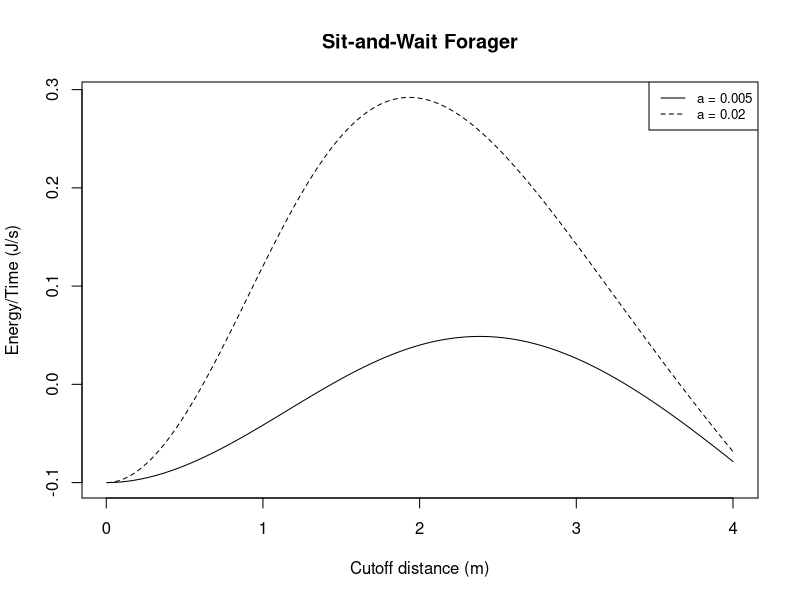
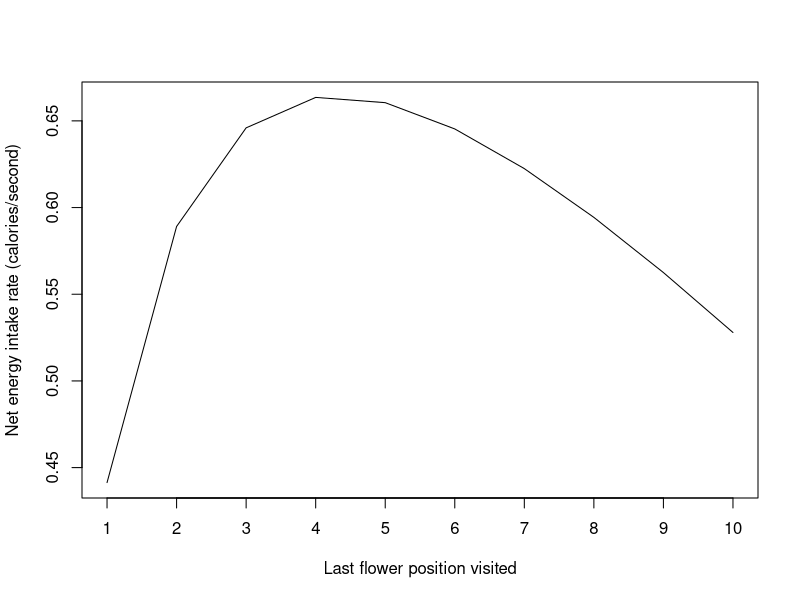
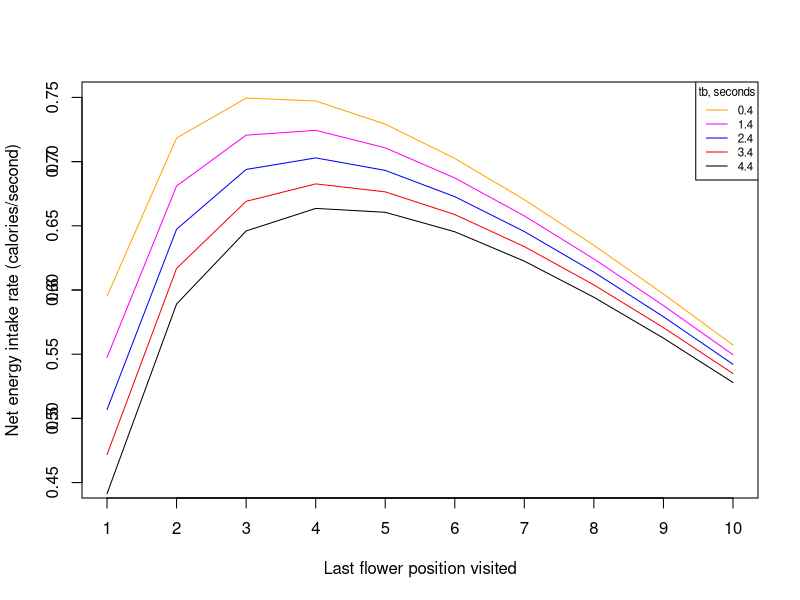
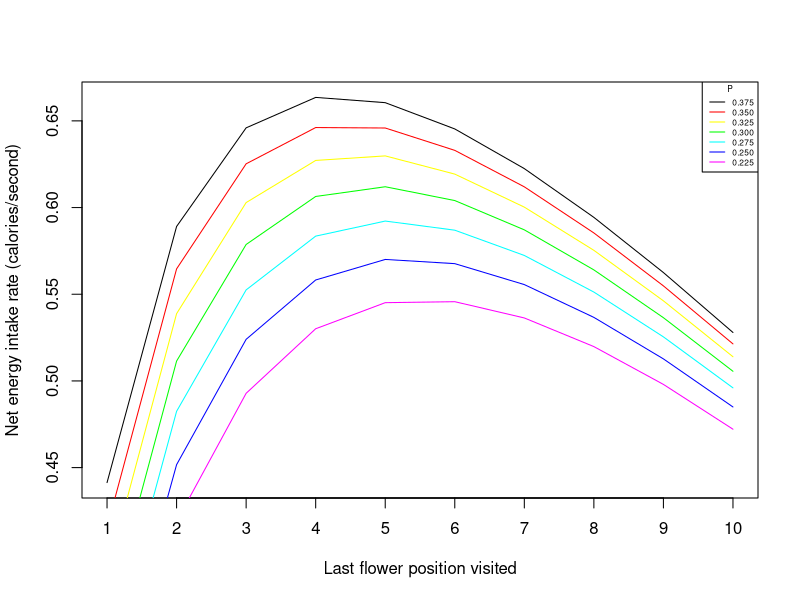

Source code (R) for these figures, in order:
## ---- chunk 1
e <- 10
ew <- 0.1
ep <- 1
v <- 0.5
rc <- seq(0.005, 4.000, 0.005)
a1 <- 0.005

tw1 <- 2/(a1 * pi * rc^2)
tp <- 4/3 * (rc/v)
ti1 <- tw1 + tp

ei1 <- e - 2 * ew/(a1 * pi * rc^2) - 4/3 * (ep * rc)/v

et1 <- ei1/ti1

a2 <- 0.02

tw2 <- 2/(a2 * pi * rc^2)
tp <- 4/3 * (rc/v)
ti2 <- tw2 + tp

ei2 <- e - 2 * ew/(a2 * pi * rc^2) - 4/3 * (ep * rc)/v

et2 <- ei2/ti2

## ---- chunk 2
plot(et2~rc, type = "l", main = "Sit-and-Wait Forager", ylab = "Energy/Time (J/s)", xlab = "Cutoff distance (m)", lty = 2)
lines (et1~rc)
legend("topright", c("a = 0.005", "a = 0.02"), lty = c(1, 2), cex = 0.8)
## ---- chunk 3
two1 <- function(P, eb, ew, ef, ee, tb, tw, tf, te, n){
  netE <<- c(); # vector empty for net energy, double arrow to save in workspace
  sumi <- 0 # baseline value added to caloric reward equation for first flower
  for(i in 1:n){
    sumi <- sumi + (-1.7 * i + 20.19) # total caloric reward after each iteration
    net <- (P * sumi - eb - P * ew * (i -1) - P * i * ef - ee * (1 - P))/(tb + P * tw * (i - 1) + P * i * tf + te * (1-P)) # net energy, for each iteration
    netE[i] <<- net # net energy saved into vector of net energy
  }
}
## ---- chunk 4
P <- 0.375 # probability plant hasn't already been drained of nectar
eb <- 0.09 # energy spent flying between plants
ew <- 0.07 # energy needed to get between flowers on same plant
ef <- 0.02 # energy cost of emptying "full" flowers
ee <- 0.01 # energy cost of sampling "empty" flowers
tb <- 4.4 # time spent flying between plants
tw <- 3.3 # time needed to get between flowers on same plant
tf <- 14.7 # time cost of emptying "full" flowers
te <- 8.9 # time cost of sampling "empty" flowers
n <- 10 # last flower position visited by the bee

two1(P, eb, ew, ef, ee, tb, tw, tf, te, n)
## ---- chunk 5
netE_original <- netE
plot(netE_original~c(1:10), type = "l", ylab = "Net energy intake rate (calories/second)", xlab = "Last flower position visited")
axis(side=1,at=c(1,3,5,7,9))
## ---- chunk 6
tb_ops <- seq(4.4, 0, -1) # several parameter values for tb
netE_res <- NULL
for(i in 1:length(tb_ops)){
  two1(P, eb, ew, ef, ee, tb_ops[i], tw, tf, te, n)
  netE_res[[i]] <- netE
}
## ---- chunk 7
plot(netE_res[[1]]~c(1:10), type = "l", ylab = "Net energy intake rate (calories/second)", xlab = "Last flower position visited", ylim = c(0.45,0.75))
axis(side=1,at=c(1,3,5,7,9))
axis(side=2,at=c(0.5,0.6,0.7))

colors <- c("red", "blue", "magenta", "orange")
for(i in 2:5){
  lines(netE_res[[i]]~c(1:10), col = colors[i-1])
}

legend("topright", c("0.4", "1.4", "2.4", "3.4", "4.4"), lty = 1, col = c("orange", "magenta", "blue", "red", "black"), cex = 0.7, title = "tb, seconds")
## ---- chunk 8
P_ops <- seq(0.375, 0, -0.025) # several parameter values for tb
netE_res2 <- NULL
for(i in 1:length(P_ops)){
  two1(P_ops[i], eb, ew, ef, ee, tb, tw, tf, te, n)
  netE_res2[[i]] <- netE
}
## ---- chunk 9
plot(netE_res2[[1]]~c(1:10), type = "l", ylab = "Net energy intake rate (calories/second)", xlab = "Last flower position visited")
axis(side=1,at=c(1,3,5,7,9))

colors <- rainbow(6)
for(i in 2:7){
  lines(netE_res2[[i]]~c(1:10), col = colors[i-1])
}

legend("topright", c("0.375", "0.350", "0.325", "0.300", "0.275", "0.250", "0.225"), lty = 1, col = c("black", colors), cex = 0.5, title = "P")
